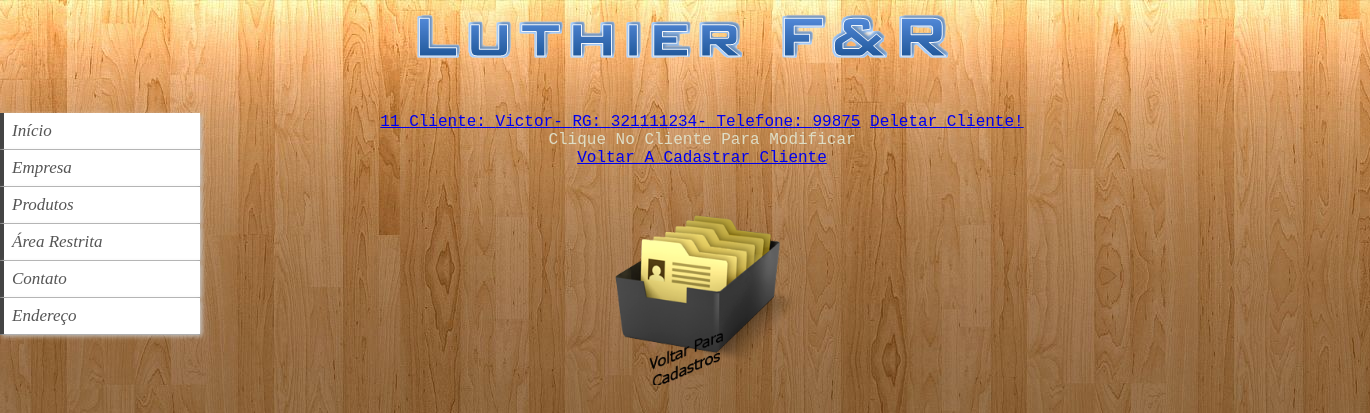
/Paginas/Cliente/listagemcliente.php, run on the app's committed database.
### tables this page shows
CREATE TABLE IF NOT EXISTS `cliente` (
`id` int(11) NOT NULL,
  `registro` char(13) NOT NULL,
  `telefone` int(20) NOT NULL,
  `nome` varchar(20) NOT NULL
);

### Conexao/bd.php (called while the page is built, shortened)
<?php
			function query($query) {
				$servidor = 'localhost';
				$usuario = 'root';
				$senha = '';
				$conexao = mysql_connect($servidor, $usuario, $senha);
				if($conexao) {
					$selecao = mysql_select_db('sistema', $conexao);
					if($selecao) {
						return mysql_query($query);
					} else {
						die(mysql_error());
					}
				} else {
					die(mysql_error());
				}
			}
		?>

### Paginas/Cliente/listagemcliente.php (the view, shortened to what this page needs)
<!DOCTYPE html>
<html>
	<head>
		<link rel="stylesheet" type="text/css" href="style.css" />
	</head>
	<body>
            <div id="topo">
            <center><img src="banner.png"></center>
            </div>
	<div id="menu">
		<li><a href="index.php">Início</a></li>
		<li><a href="empresa.php">Empresa</a>
		<li><a>Produtos</a>
		</li>
                <li><a href="login.php">Área Restrita</a></li>
                <li><a href="contato.php">Contato</a></li>
		<li><a href="registro.php">Endereço</a></li>
		</div>
		<div id="cadastrarCliente" >
		<ul id="cadastrar">
		<?php
		include('bd.php')	;
			$listagem = query("SELECT * FROM cliente;");
				while ($item = mysql_fetch_assoc($listagem)){
				echo '<a href="modificarcliente.php?id='.$item['id'].'">'. $item['id']. ' Cliente: '. $item['nome'] .'-'.' RG: '. $item['registro'].'-'.' telefone: '. $item['telefone'] . '</a>  <a href="listagemcliente.php?id='.$item['id'].'">Deletar Cliente!</a> <br/>';
				}
				?>
				Clique No Cliente para modificar
				<br><a href="cadastrarCliente.php">Voltar a Cadastrar Cliente</a></br>
			<br><a href="area_restrita.php"><img src="cadastros.png" width="20%" /></a></br>
				</ul></div>
	</body>
</html>

### assets/CSS/style.css (style rules this page uses)
div#topo { height:22%; width:1360px; float: center; color: #fff; }
* { margin: 0; padding: 0; }
body { background: #f1f1f1; }
div#menu { height:69%; width: 202px; float:left; }
#menu li { list-style: none; background: #fff; width: 200px; border-bottom: 1px solid #666; font-family: Comic Sans MS; font-size: 17px; font-style: italic; }
#menu li a { display: block; padding: 8px; border-left: 4px solid #444; text-decoration: none; box-shadow: 2px 2px 5px #ccc; color: #555; }
body { background: url('fe.jpg'); float: left; background-repeat: no-repeat; }
div#cadastrarCliente { position: center; width: 1000px; height: 500px; float: left; text-align: center; font-family: courier new; color: #DEDDC5; text-transform: capitalize; }

### data on the page
cliente: id "11", nome "Victor", registro "321111234", telefone "99875"
